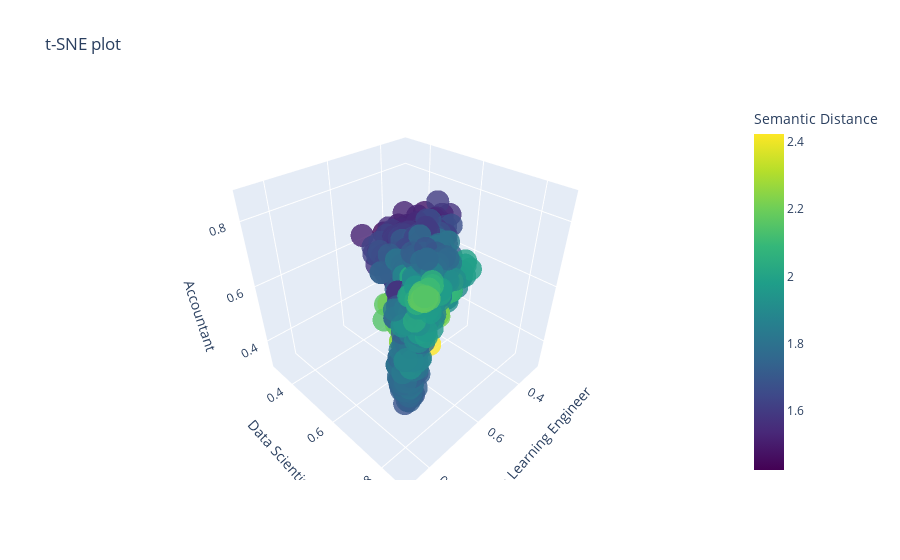

Source (notebook cell):
### Code cell
import pandas as pd
import plotly.graph_objects as go
from plotly.offline import plot
# Assuming df is your DataFrame and it has columns 'tsne-2d-one', 'tsne-2d-two' and 'title'

x = distance_df['x_dist'].values
y = distance_df['y_dist'].values
z = distance_df['z_dist'].values
global_min = min(x.min(), y.min(), z.min())
global_max = max(x.max(), y.max(), z.max())
custom_data = distance_df['wv_uuid'].values
fig = go.Figure(data=go.Scatter3d(
    x=x,
    y=y,
    z=z,
    mode='markers',
    marker=dict(
        size=8,
        color=x+y+z,  # set color to cluster values
        colorscale='Viridis',  # choose a colorscale
        opacity=0.8,
        colorbar=dict(title='Semantic Distance'),
        
    ),
    # marker=dict(size=8, opacity=0.5),
    text=distance_df['title']+' | '+distance_df['company_name'],  # this will set the hover text
    hoverinfo='text',
    name='Semantic Distance',
    customdata = custom_data

    
))

fig.update_layout(title='t-SNE plot',
                  scene=dict(
                      xaxis_title=x_text,
                      yaxis_title=y_text,
                      zaxis_title=z_text,
                      aspectmode='cube',
                      xaxis=dict(range=[global_min, global_max]),  # set range for x axis
                      yaxis=dict(range=[global_min, global_max]),  # set range for y axis
                      zaxis=dict(range=[global_min, global_max]),  # set range for z axis
                  ),
                  hovermode='closest')


fig.show()

plot(fig)

### Figure 1 — Plotly figure (JSON) as saved in the notebook; plotly's stock layout.template omitted (floating-point values rounded to 4 significant figures; data arrays with more than 128 entries replaced by an {"elided": "..."} marker saying what was removed)
{"data": [{"customdata": {"elided": "1376 str values"}, "hoverinfo": "text", "marker": {"color": {"elided": "1376 float values"}, "colorbar": {"title": {"text": "Semantic Distance"}}, "colorscale": [[0, "#440154"], [0.1111, "#482878"], [0.2222, "#3e4989"], [0.3333, "#31688e"], [0.4444, "#26828e"], [0.5556, "#1f9e89"], [0.6667, "#35b779"], [0.7778, "#6ece58"], [0.8889, "#b5de2b"], [1, "#fde725"]], "opacity": 0.8, "size": 8}, "mode": "markers", "name": "Semantic Distance", "text": {"elided": "1376 str values"}, "type": "scatter3d", "x": {"elided": "1376 float values"}, "y": {"elided": "1376 float values"}, "z": {"elided": "1376 float values"}}], "layout": {"hovermode": "closest", "scene": {"aspectmode": "cube", "xaxis": {"range": [0.2932, 0.884], "title": {"text": "Machine Learning Engineer"}}, "yaxis": {"range": [0.2932, 0.884], "title": {"text": "Data Scientist"}}, "zaxis": {"range": [0.2932, 0.884], "title": {"text": "Accountant"}}}, "title": {"text": "t-SNE plot"}}}
